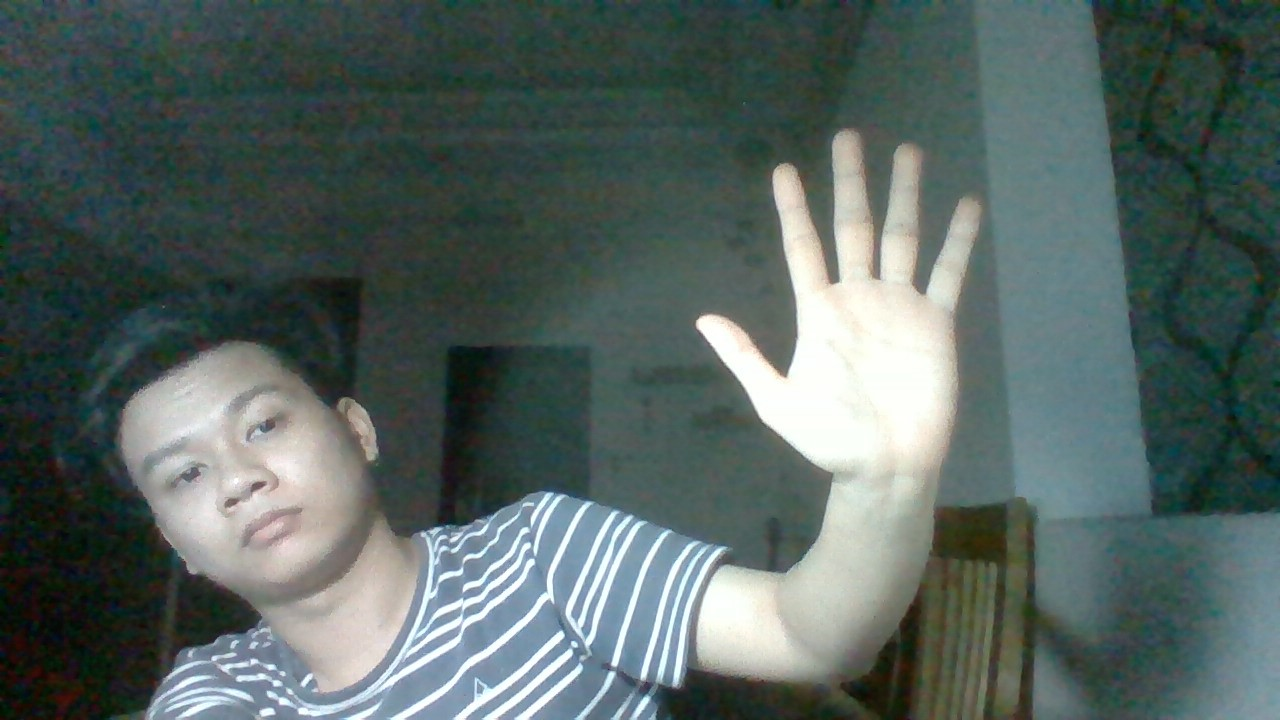
#> input picture gesturePrediction/test1.jpg, 1280 x 720 px, given in place of the camera
$ python test.py
#> lines starting #> are read from the running program, lines starting #| are printed output that depends on the picture; after the words box and inside, x2 and y2 are one past the last pixel; in counts of white or black regions, pixels touching at a corner belong together
#gesture tracking using skin colour detection

import cv2
import numpy as np
from numpy import sqrt,arccos,rad2deg

camera = cv2.VideoCapture(0)

cv2.namedWindow("img1",cv2.WINDOW_NORMAL)
cv2.namedWindow("img2",cv2.WINDOW_NORMAL)
cv2.namedWindow("img3",cv2.WINDOW_NORMAL)
cv2.namedWindow("img4",cv2.WINDOW_NORMAL)
cv2.namedWindow("img5",cv2.WINDOW_NORMAL)
cv2.namedWindow("img6",cv2.WINDOW_NORMAL)
cv2.namedWindow("Finger tracking",cv2.WINDOW_NORMAL)

while True:
	#run()
	ret, image = camera.read()
#> image is the input picture: shape (720, 1280, 3); mean B, G, R 97.1, 100.2, 86
	image = cv2.flip(image,1)
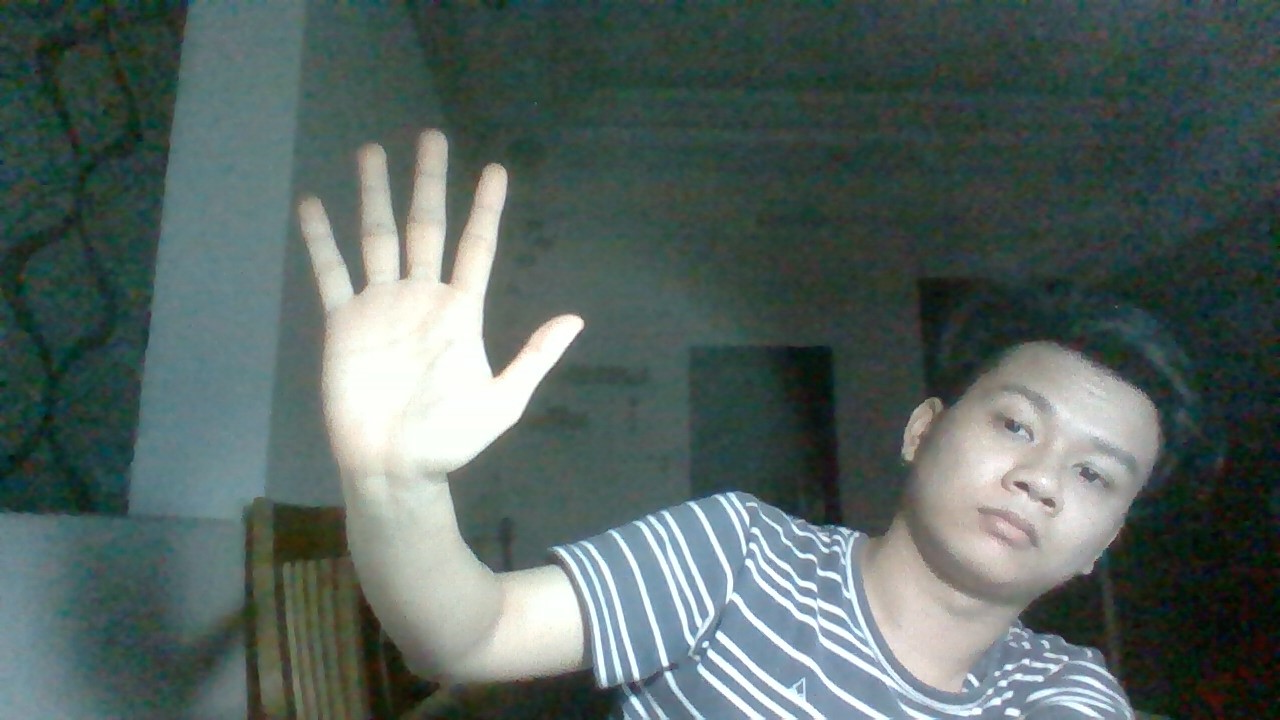
#> image: shape (720, 1280, 3); mean B, G, R 97.1, 100.2, 86
	cv2.imshow("img1",image)

	OriginalImg = image.copy()
	NoFilterImg = image.copy()

	image = cv2.blur(image,(5,5)) # *** try blurring with different kernel sizes to check effectiveness ***
	cv2.imshow("img2",image)

	"""OpenCV uses different ranges for HSV as compared to other applications. h:0-180 s:0-255 v:0-255
	hsv color range for use in OpenCV [0,30,60 - 20,150,255] OR [0,40,60-20,150,255] OR [0,10,60-20,150,255]
	NOTE: since skin color can have a wide range, can use markers on finger tips to target a smaller and easy to use color range """
	MIN = np.array([0,30,60],np.uint8)
	MAX = np.array([20,150,179],np.uint8) #HSV: V-79%
	HSVImg = cv2.cvtColor(image,cv2.COLOR_BGR2HSV)
#> HSVImg: shape (720, 1280, 3); mean H, S, V 73.9, 64.1, 103.3
	cv2.imshow("img3",HSVImg)

	filterImg = cv2.inRange(HSVImg,MIN,MAX) #filtering by skin color
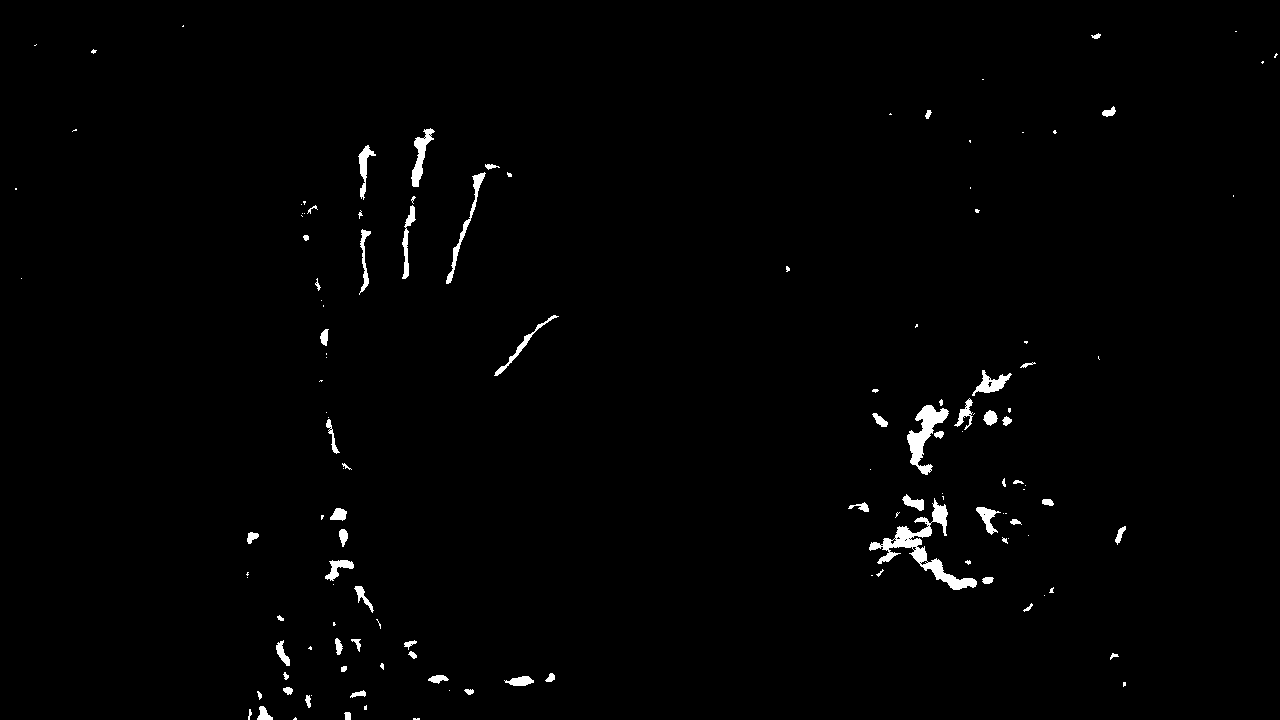
#> filterImg: shape (720, 1280); 1.1% white; 132 white regions (69 under 20 px), largest, box (x1, y1, x2, y2) and area: (869, 498, 977, 590) 2001, (907, 405, 949, 475) 1108, (411, 128, 435, 187) 528
	cv2.imshow("img4",filterImg)

	filterImg = cv2.erode(filterImg,cv2.getStructuringElement(cv2.MORPH_ELLIPSE,(3,3))) #eroding the image
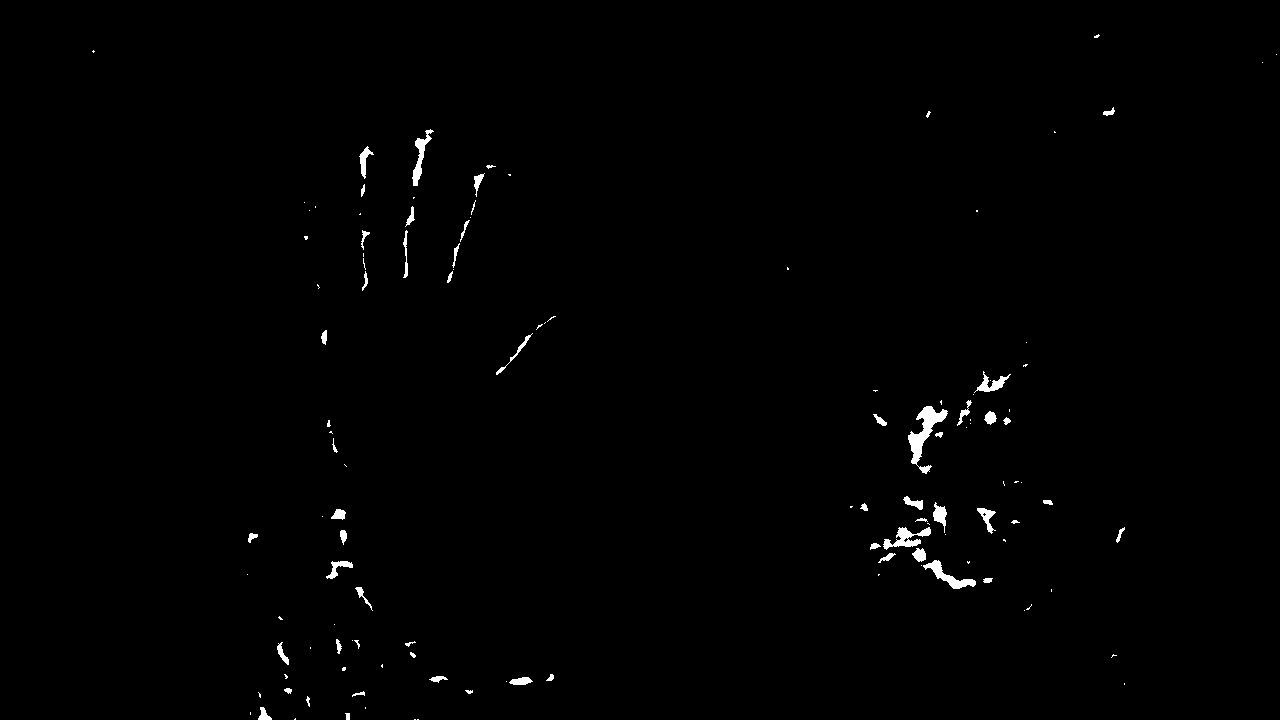
#> filterImg: shape (720, 1280); 0.7% white; 124 white regions (67 under 20 px), largest, box (x1, y1, x2, y2) and area: (908, 406, 948, 474) 891, (923, 560, 976, 589) 460, (883, 527, 931, 550) 455
	cv2.imshow("img5",filterImg)

	filterImg = cv2.dilate(filterImg,cv2.getStructuringElement(cv2.MORPH_ELLIPSE,(3,3))) #dilating the image
#> filterImg: shape (720, 1280); 1.1% white; 101 white regions (37 under 20 px)
	cv2.imshow("img6",filterImg)

	#getting all the contours
	contours, heirarchy = cv2.findContours(filterImg,cv2.RETR_LIST,cv2.CHAIN_APPROX_NONE)
#> contours = 112 contours, 55 with area under 20; largest, box (x1, y1, x2, y2) and area: (907, 405, 949, 475) 992, (869, 517, 932, 563) 820, (920, 559, 977, 590) 524, (411, 128, 435, 187) 451, (972, 370, 1012, 396) 356

	"""for index in range(len(contours)):
		area = cv2.contourArea(contours[index])
		print 'index:',index,' area:',area"""

	"""Index = []
	for index in range(len(contours)):
		area = cv2.contourArea(contours[index])
		if area < 5e3:
			Index.append(index)
	Index.sort(reverse=True)
	for index in Index:
		contours.pop(index)"""

	"""max_area = 0
	for i in range(len(contours)):
		cnt = contours[i]
		area = cv2.contourArea(contours[cnt])
		if(area>max_area):
			max_area = area
			ci = i"""

	#try using only the contour with max area

	if len(contours)==0:
		continue

	Index = []
	index_val = 0

	for cnt in contours:
		tempImage = image.copy()
		tempImage = cv2.subtract(tempImage,image)

		#finding convex hull
		hull = cv2.convexHull(cnt)
		last = None
		for h in hull:
			if last==None:
				cv2.circle(tempImage,tuple(h[0]),5,(0,255,255),2) #0,255,255 - bgr value for yellow - marks convex hull pts i.e. fingertips
			else:
				x = abs(last[0]-tuple(h[0])[0])
				y = abs(last[1]-tuple(h[0])[1])
				distance = sqrt(x**2+y**2)
				if distance>10:
					cv2.circle(tempImage,tuple(h[0]),5,(0,255,255),2) #yellow - marks convex hull pts i.e. fingertips
			last = tuple(h[0])

		m = cv2.moments(cnt)
		if(m["m00"]==0):
			continue
		c_x = int(m["m10"]/m["m00"])
		c_y = int(m["m01"]/m["m00"])
		cv2.circle(tempImage,(c_x,c_y),10,(255,255,0),2) #255,255,0 - bgr value for cyan

		hull = cv2.convexHull(cnt,returnPoints=False)
		defects = cv2.convexityDefects(cnt,hull)
#> (the run stopped early here; a loop or call above may not have finished)
